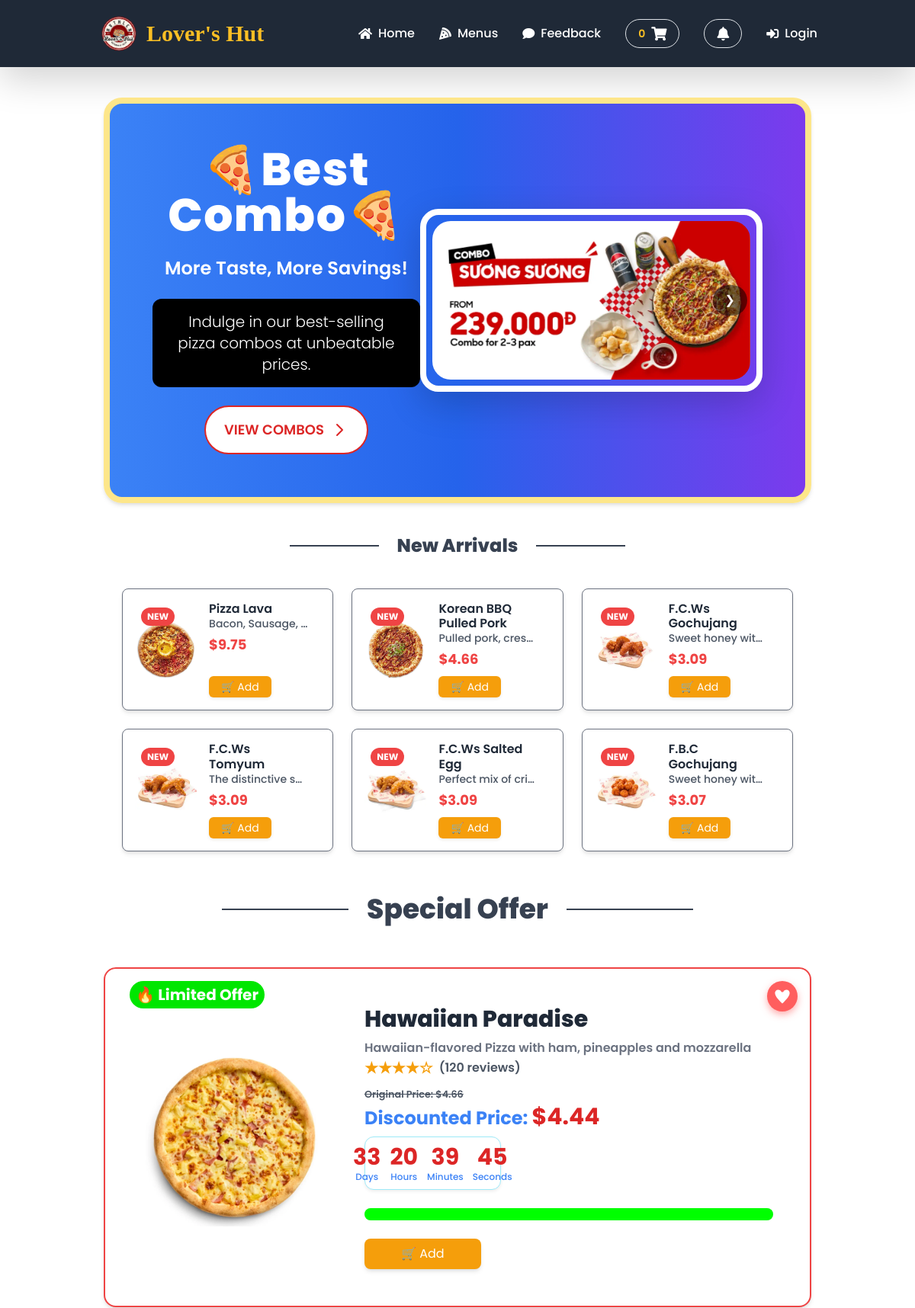
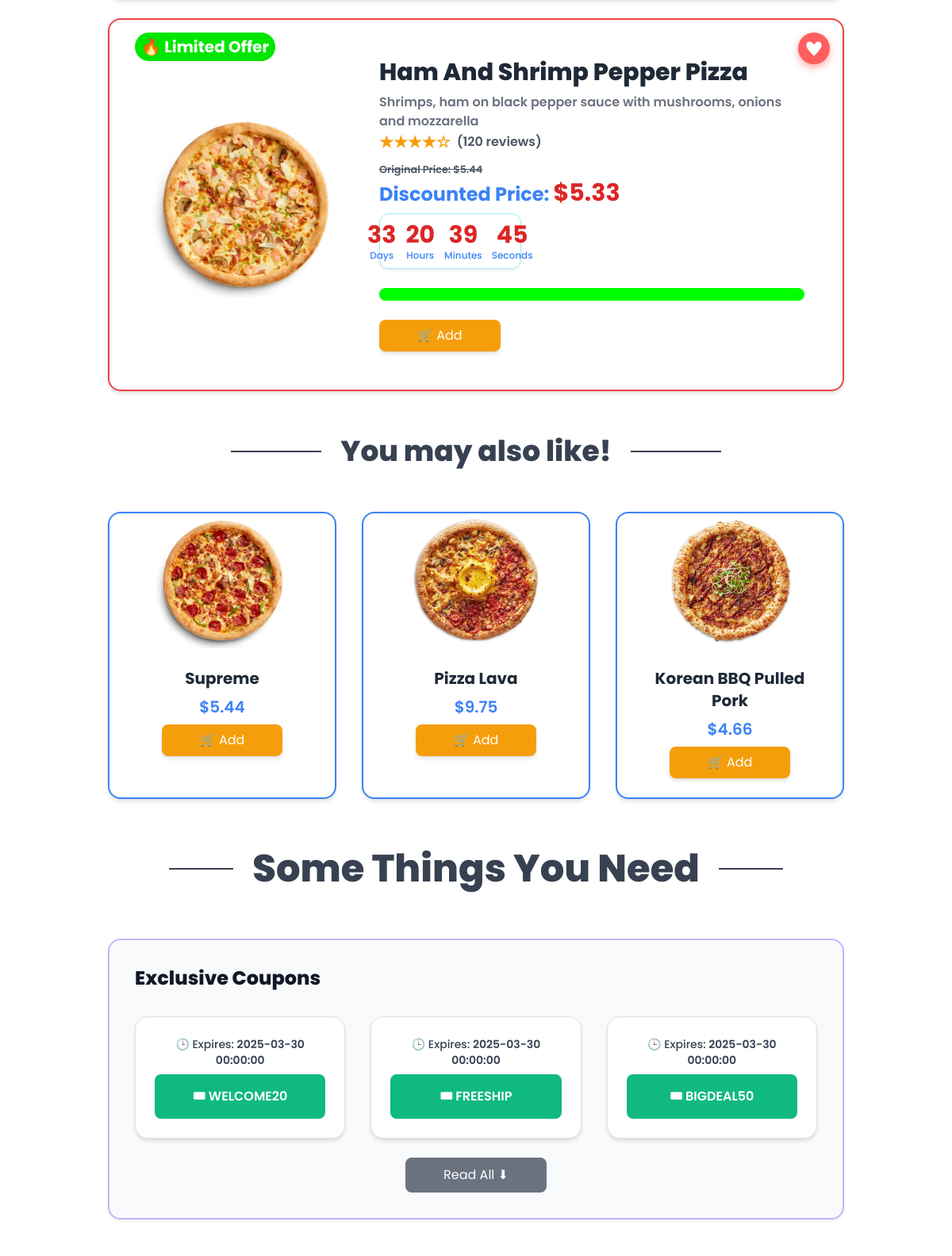
The page / (upper part) on the database its author committed (2 pictures, top to bottom).
### tables this page shows
CREATE TABLE `products` (
  `id` int(11) NOT NULL,
  `name` varchar(100) NOT NULL,
  `description` text DEFAULT NULL,
  `category_id` int(11) DEFAULT NULL,
  `price` decimal(10,2) NOT NULL,
  `stock_quantity` int(11) NOT NULL DEFAULT 1,
  `created_at` timestamp NOT NULL DEFAULT current_timestamp(),
  `note` varchar(255) DEFAULT NULL,
  `discount` decimal(10,2) DEFAULT NULL,
  `discount_end_time` timestamp NULL DEFAULT NULL,
  `image` varchar(255) DEFAULT NULL
);

CREATE TABLE `vouchers` (
  `id` int(11) NOT NULL,
  `code` varchar(50) NOT NULL,
  `description` text NOT NULL,
  `discount_amount` decimal(10,2) NOT NULL,
  `min_order_value` decimal(10,2) NOT NULL,
  `created_at` timestamp NOT NULL DEFAULT current_timestamp(),
  `expiration_date` datetime DEFAULT NULL,
  `status` enum('active','expired','used') DEFAULT 'active',
  `quantity` int(11) DEFAULT 0
);

### app/views/pages/home.php (the view, shortened to what the rows shown need)
<?php
$discountProduct = $productController->getDiscountProduct();
$randomProducts = $productController->getRandomProducts(3);
$Combos = $productController->listProducts(8);
?>
<div class="container mx-auto px-12">
  <div class="bg-gradient-to-r from-blue-500 via-blue-600 to-purple-600 shadow-md text-white text-center p-14 rounded-3xl mt-10 overflow-hidden border-8 border-yellow-200">
    <div class="z-10 flex flex-col md:flex-row items-center justify-between space-y-8 md:space-y-0">
      <div class="md:w-1/2 text-center md:text-left">
        <h1 class="text-4xl md:text-6xl font-extrabold tracking-wide drop-shadow-xl animate-fade-in">
          🍕Best Combo🍕
        </h1>
      </div>
      <div class="flex justify-center">
        <?php if (!empty($Combos)): ?>
          <div class="relative w-full max-w-lg">
            <div class="relative overflow-hidden rounded-xl shadow-lg border-8 border-white rounded-3xl p-2">
              <img id="comboImage" src="/images/product/<?= htmlspecialchars($Combos[0]['image']) ?>"
                alt="<?= htmlspecialchars($Combos[0]['name']) ?>"
                class="w-full h-auto object-cover rounded-3xl transition-all duration-500 transform hover:scale-110">
              <?php if (count($Combos) > 1): ?>
                <button id="nextBtn" class="absolute top-1/2 right-3 transform -translate-y-1/2 bg-black bg-opacity-50 text-white px-3 py-2 rounded-full focus:outline-none">
                  ❯
                </button>
              <?php endif; ?>
            </div>
          </div>
        <?php else: ?>
          <p class="text-lg font-semibold">No combo available.</p>
        <?php endif; ?>
      </div>
    </div>
  </div>
  <?php
  $products = $productController->listProducts();
  $newProducts = array_filter($products, function ($product) {
    return isset($product['note']) && strtolower($product['note']) === 'new';
  });
  function shortDescription($text, $length = 30)
  {
    return mb_strlen($text) > $length ? mb_substr($text, 0, $length) . '...' : $text;
  }
  ?>
  <div class="container mx-auto px-4">
    <?php if (!empty($newProducts)): ?>
      <div class="grid grid-cols-1 sm:grid-cols-2 lg:grid-cols-3 gap-4">
        <?php foreach ($newProducts as $product): ?>
          <div class="flex bg-white border-1 border-gray-500 rounded-lg shadow-md overflow-hidden hover:shadow-lg transition-transform transform hover:scale-105 p-3">
            <div class="w-1/3 flex items-center justify-center relative">
              <img src="/images/product/<?= htmlspecialchars($product['image']) ?>"
                alt="<?= htmlspecialchars($product['name']) ?>"
                class="max-w-[80px] max-h-[80px] object-cover rounded-md">
              <span class="absolute top-2 left-2 bg-red-500 text-white text-xs font-bold px-2 py-1 rounded-full">
                NEW
              </span>
            </div>
            <div class="w-2/3 px-3 flex flex-col justify-between">
              <div>
                <h3 class="text-md font-semibold text-gray-800"><?= htmlspecialchars($product['name']) ?></h3>
                <p class="text-gray-600 text-sm truncate" title="<?= htmlspecialchars($product['description']) ?>">
                  <?= htmlspecialchars(shortDescription($product['description'])) ?>
                </p>
                <p class="text-red-500 text-lg font-bold mt-1">
                  $<?= number_format($product['price'], 2) ?>
                </p>
              </div>
              <div class="mt-2">
                <form method="POST" action="add" class="add-to-cart-form">
                  <button type="button" class="add-to-cart-button px-3 py-1 bg-yellow-500 text-white rounded-md text-sm hover:bg-green-500 transition duration-300 shadow-sm">
                    🛒 Add
                  </button>
                </form>
              </div>
            </div>
          </div>
        <?php endforeach; ?>
      </div>
    <?php else: ?>
      <p class="text-center text-gray-600 text-lg font-semibold">No new products available at the moment.</p>
    <?php endif; ?>
  </div>
  <?php if (!empty($discountProduct)): ?>
    <?php foreach ($discountProduct as $product): ?>
      <?php if ($product['stock_quantity'] > 0): ?>
        <div class="bg-white shadow-md border-l-4 border-red-500 rounded-2xl mb-6 p-6 transition-transform transform hover:scale-105 duration-300 text-red-900 font-semibold border-2 border-red-500">
          <div class="absolute top-4 left-8 text-white text-xl font-bold py-1 px-2 rounded-full animate-pulse-custom"
            style="background: rgb(0, 230, 0);">🔥 Limited Offer</div>
          <div class="absolute top-4 right-4 heart-icon heart-beat">
            <svg xmlns="http://www.w3.org/2000/svg" class="h-6 w-6" viewBox="0 0 20 20" fill="currentColor">
              <path d="M10 18l-1.45-1.32C4.4 12.36 2 9.28 2 6.5 2 4.42 3.42 3 5.5 3c1.54 0 3.04.99 3.57 2.36h1.87C11.46 3.99 12.96 3 14.5 3 16.58 3 18 4.42 18 6.5c0 2.78-2.4 5.86-6.55 10.18L10 18z" />
            </svg>
          </div>
          <div class="flex justify-center">
            <div class="flex-shrink-0 w-1/3 flex justify-center items-center">
              <img src="/images/product/<?php echo htmlspecialchars($product['image']); ?>"
                class="w-4/5 h-auto mx-auto object-cover rounded-lg transition duration-500 ease-in-out transform hover:scale-110"
                alt="<?php echo htmlspecialchars($product['name']); ?>">
            </div>
            <div class="flex-grow p-4">
              <h5 class="text-3xl font-extrabold text-gray-800 mb-2"><?php echo htmlspecialchars($product['name']); ?></h5>
              <p class="text-gray-500"><?php echo htmlspecialchars($product['description']); ?></p>
              <div class="flex items-center mb-2">
                <span class="text-yellow-500 text-xl">&#9733;&#9733;&#9733;&#9733;&#9734;</span>
                <span class="text-gray-600 ml-2">(120 reviews)</span>
              </div>
              <p class="mt-2 mb-2">
                <small class="text-gray-600 line-through">Original Price: $<?php echo htmlspecialchars($product['price']); ?></small><br>
                <strong class="text-blue-500 text-2xl font-bold">Discounted Price: </strong>
                <span class="text-red-600 text-3xl font-bold">$<?php echo htmlspecialchars($product['discount']); ?></span>
              </p>
              <p class="text-red-600 font-bold text-lg mt-2 mb-4" id="discount-timer-<?php echo $product['id']; ?>">Special Offer!</p>
              <div class="w-full bg-gray-200 rounded-full h-4 mb-4" role="progressbar" aria-valuenow="0" aria-valuemin="0" aria-valuemax="100">
                <div id="progress-bar-<?php echo $product['id']; ?>" class="h-4 rounded-full transition-all duration-300" style="width: 0%; background-color: rgb(255, 0, 0);"></div>
              </div>
              <form method="POST" action="add" class="add-to-cart-form" style="display:inline;">
                <button type="button" class="add-to-cart-button px-5 py-2 bg-yellow-500 text-white rounded-lg hover:bg-green-500 transition duration-300 shadow-md">
                  🛒 Add
                </button>
              </form>
            </div>
          </div>
        </div>
      <?php endif; ?>
    <?php endforeach; ?>
  <?php else: ?>
    <p class="text-center text-gray-700">Currently, no products are on discount.</p>
  <?php endif; ?>
  <div class="grid grid-cols-1 sm:grid-cols-2 lg:grid-cols-3 gap-8 mb-12">
    <?php foreach ($randomProducts as $product): ?>
      <div class="rounded-2xl shadow-md bg-white overflow-hidden transition-transform transform hover:scale-105 hover:shadow-xl border-2 border-blue-500"
        title="<?= htmlspecialchars($product['description']) ?>">
        <img src="/images/product/<?php echo htmlspecialchars($product['image']); ?>"
          class="w-3/5 h-auto mx-auto object-cover rounded-lg transition duration-500 ease-in-out transform hover:scale-110"
          alt="<?php echo htmlspecialchars($product['name']); ?>">
        <div class="p-6 text-center">
          <h5 class="text-xl font-bold mb-2 text-gray-800"><?php echo htmlspecialchars($product['name']); ?></h5>
          <p class="text-xl font-semibold text-blue-500 mt-2">$<?= htmlspecialchars($product['final_price']); ?></p>
          <div class="mt-2 flex justify-center">
            <form method="POST" action="add" class="add-to-cart-form" style="display:inline;">
              <button type="button" class="add-to-cart-button px-5 py-2 bg-yellow-500 text-white rounded-lg hover:bg-green-500 transition duration-300 shadow-md">
                🛒 Add
              </button>
            </form>
          </div>
        </div>
      </div>
    <?php endforeach; ?>
  </div>
  <?php
  $vouchers = $productController->getActiveVouchers();
  ?>
  <section class="bg-gray-50 p-8 rounded-2xl shadow-sm border-2 border-purple-300">
    <h2 class="text-2xl font-extrabold text-gray-900 mb-8">Exclusive Coupons</h2>
    <div x-data="{ showAll: false }">
      <div class="grid grid-cols-1 sm:grid-cols-2 md:grid-cols-3 gap-8">
        <?php foreach ($vouchers as $index => $voucher): ?>
          <div title="<?= htmlspecialchars($voucher['description']) ?>"
            class="voucher-item bg-white p-6 rounded-2xl shadow-md border border-blue-300 text-center transition transform hover:scale-105 hover:shadow-lg"
            x-show="showAll || <?= $index < 3 ? 'true' : 'false' ?>"
            x-transition>
            <p class="text-gray-700 text-sm mb-2">🕒 Expires:
              <span class="font-semibold"><?= htmlspecialchars($voucher['expiration_date']) ?></span>
            </p>
            <form method="post" action="index.php?page=claim_voucher">
              <button type="submit" class="w-full bg-green-500 text-white px-6 py-3 rounded-lg hover:bg-green-600 transition font-semibold">
                🎟 <?= htmlspecialchars($voucher['code']) ?>
              </button>
            </form>
          </div>
        <?php endforeach; ?>
      </div>
    </div>
  </section>
</div>

### rows shown on the page
products: image (picture)
products: image (picture), name "Pizza Lava", description "Bacon, Sausage,…", price "9.75", final_price "9.75"
products: image (picture), name "Korean BBQ Pulled Pork", description "Pulled pork, cres…", price "4.66", final_price "4.66"
products: image (picture), name "F.C.Ws Gochujang", description "Sweet honey wit…", price "3.09"
products: image (picture), name "F.C.Ws Tomyum", description "The distinctive s…", price "3.09"
products: image (picture), name "F.C.Ws Salted Egg", description "Perfect mix of cri…", price "3.09"
products: image (picture), name "F.B.C Gochujang", description "Sweet honey wit…", price "3.07"
products: image (picture), name "Hawaiian Paradise", description "Hawaiian-flavored Pizza with ham, pineapples and mozzarella", price "4.66", discount "4.44"
products: image (picture), name "Ham And Shrimp Pepper Pizza", description "Shrimps, ham on black pepper sauce with mushrooms, onions and mozzarella", price "5.44", discount "5.33"
products: image (picture), name "Supreme", final_price "5.44"
vouchers: expiration_date "2025-03-30 00:00:00", code "WELCOME20"
vouchers: expiration_date "2025-03-30 00:00:00", code "FREESHIP"
vouchers: expiration_date "2025-03-30 00:00:00", code "BIGDEAL50"

### other values the page prints
$cartItemCount "0"
